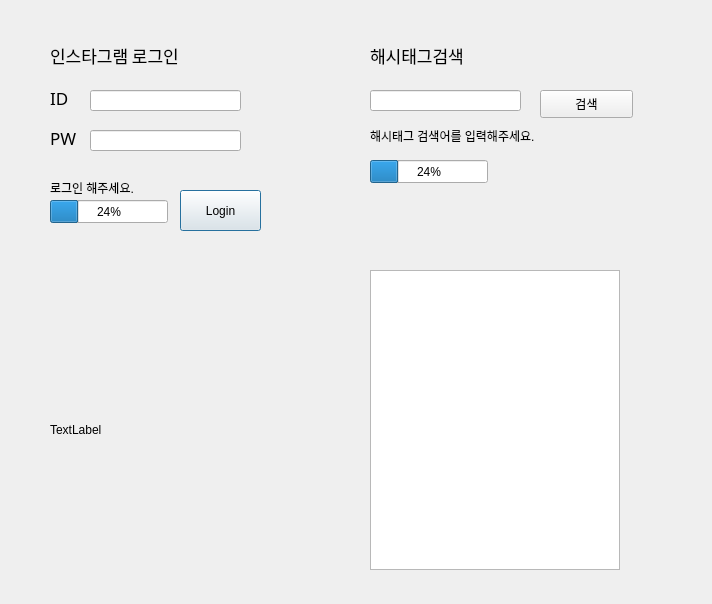
<?xml version="1.0" encoding="UTF-8"?>
<ui version="4.0">
 <class>Dialog</class>
 <widget class="QDialog" name="Dialog">
  <property name="geometry">
   <rect>
    <x>0</x>
    <y>0</y>
    <width>712</width>
    <height>604</height>
   </rect>
  </property>
  <property name="windowTitle">
   <string>Dialog</string>
  </property>
  <widget class="QLabel" name="label">
   <property name="geometry">
    <rect>
     <x>50</x>
     <y>40</y>
     <width>300</width>
     <height>31</height>
    </rect>
   </property>
   <property name="font">
    <font>
     <family>HY견고딕</family>
     <pointsize>13</pointsize>
    </font>
   </property>
   <property name="text">
    <string>인스타그램 로그인</string>
   </property>
  </widget>
  <widget class="QLabel" name="label_2">
   <property name="geometry">
    <rect>
     <x>50</x>
     <y>90</y>
     <width>64</width>
     <height>15</height>
    </rect>
   </property>
   <property name="font">
    <font>
     <family>HY견고딕</family>
     <pointsize>13</pointsize>
    </font>
   </property>
   <property name="text">
    <string>ID</string>
   </property>
  </widget>
  <widget class="QLabel" name="label_3">
   <property name="geometry">
    <rect>
     <x>50</x>
     <y>130</y>
     <width>64</width>
     <height>15</height>
    </rect>
   </property>
   <property name="font">
    <font>
     <family>HY견고딕</family>
     <pointsize>13</pointsize>
    </font>
   </property>
   <property name="text">
    <string>PW</string>
   </property>
  </widget>
  <widget class="QLineEdit" name="input_id">
   <property name="geometry">
    <rect>
     <x>90</x>
     <y>90</y>
     <width>151</width>
     <height>21</height>
    </rect>
   </property>
  </widget>
  <widget class="QLineEdit" name="input_pw">
   <property name="geometry">
    <rect>
     <x>90</x>
     <y>130</y>
     <width>151</width>
     <height>21</height>
    </rect>
   </property>
  </widget>
  <widget class="QProgressBar" name="login_progressbar">
   <property name="geometry">
    <rect>
     <x>50</x>
     <y>200</y>
     <width>118</width>
     <height>23</height>
    </rect>
   </property>
   <property name="value">
    <number>24</number>
   </property>
  </widget>
  <widget class="QLabel" name="login_status">
   <property name="geometry">
    <rect>
     <x>50</x>
     <y>180</y>
     <width>121</width>
     <height>16</height>
    </rect>
   </property>
   <property name="text">
    <string>로그인 해주세요.</string>
   </property>
  </widget>
  <widget class="QPushButton" name="login_button">
   <property name="geometry">
    <rect>
     <x>180</x>
     <y>190</y>
     <width>81</width>
     <height>41</height>
    </rect>
   </property>
   <property name="text">
    <string>Login</string>
   </property>
  </widget>
  <widget class="QLabel" name="label_4">
   <property name="geometry">
    <rect>
     <x>370</x>
     <y>40</y>
     <width>181</width>
     <height>31</height>
    </rect>
   </property>
   <property name="font">
    <font>
     <family>HY견고딕</family>
     <pointsize>13</pointsize>
    </font>
   </property>
   <property name="text">
    <string>해시태그검색</string>
   </property>
  </widget>
  <widget class="QLineEdit" name="input_search">
   <property name="geometry">
    <rect>
     <x>370</x>
     <y>90</y>
     <width>151</width>
     <height>21</height>
    </rect>
   </property>
  </widget>
  <widget class="QLabel" name="search_status">
   <property name="geometry">
    <rect>
     <x>370</x>
     <y>120</y>
     <width>231</width>
     <height>31</height>
    </rect>
   </property>
   <property name="text">
    <string>해시태그 검색어를 입력해주세요.</string>
   </property>
  </widget>
  <widget class="QPushButton" name="search_button">
   <property name="geometry">
    <rect>
     <x>540</x>
     <y>90</y>
     <width>93</width>
     <height>28</height>
    </rect>
   </property>
   <property name="text">
    <string>검색</string>
   </property>
  </widget>
  <widget class="QProgressBar" name="search_progressbar">
   <property name="geometry">
    <rect>
     <x>370</x>
     <y>160</y>
     <width>118</width>
     <height>23</height>
    </rect>
   </property>
   <property name="value">
    <number>24</number>
   </property>
  </widget>
  <widget class="QLabel" name="img_label">
   <property name="geometry">
    <rect>
     <x>50</x>
     <y>280</y>
     <width>300</width>
     <height>300</height>
    </rect>
   </property>
   <property name="text">
    <string>TextLabel</string>
   </property>
  </widget>
  <widget class="QTextBrowser" name="content_label">
   <property name="geometry">
    <rect>
     <x>370</x>
     <y>270</y>
     <width>250</width>
     <height>300</height>
    </rect>
   </property>
  </widget>
 </widget>
 <resources/>
 <connections/>
</ui>
